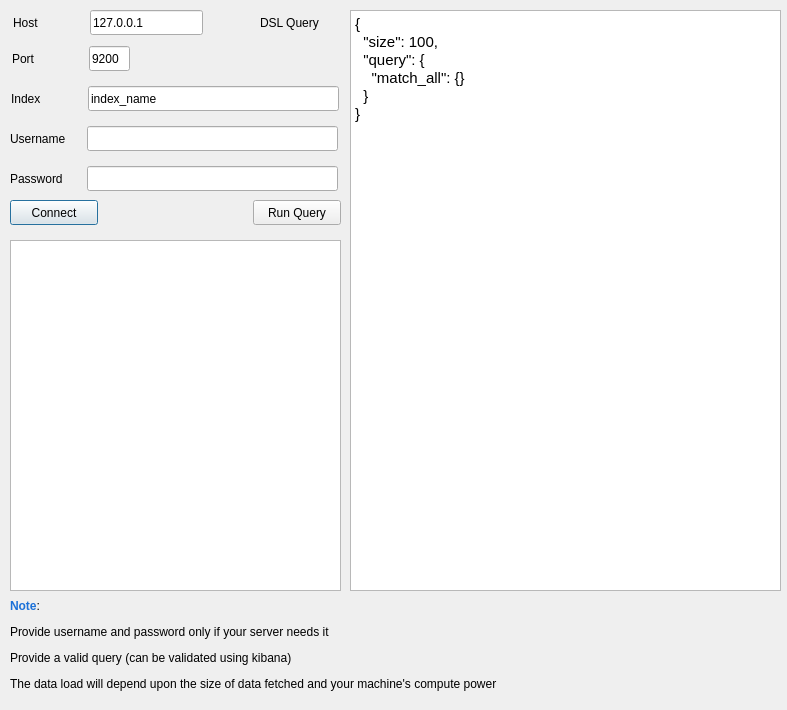
<?xml version="1.0" encoding="UTF-8"?>
<ui version="4.0">
 <class>Dialog</class>
 <widget class="QDialog" name="Dialog">
  <property name="geometry">
   <rect>
    <x>0</x>
    <y>0</y>
    <width>787</width>
    <height>710</height>
   </rect>
  </property>
  <property name="windowTitle">
   <string>Dialog</string>
  </property>
  <widget class="QLineEdit" name="Host">
   <property name="geometry">
    <rect>
     <x>90</x>
     <y>10</y>
     <width>113</width>
     <height>25</height>
    </rect>
   </property>
   <property name="toolTip">
    <string>Host</string>
   </property>
   <property name="inputMask">
    <string/>
   </property>
   <property name="text">
    <string>127.0.0.1</string>
   </property>
   <property name="maxLength">
    <number>32767</number>
   </property>
  </widget>
  <widget class="QPushButton" name="pushButton">
   <property name="geometry">
    <rect>
     <x>10</x>
     <y>200</y>
     <width>88</width>
     <height>25</height>
    </rect>
   </property>
   <property name="text">
    <string>Connect</string>
   </property>
  </widget>
  <widget class="QPushButton" name="pushButton_2">
   <property name="geometry">
    <rect>
     <x>253</x>
     <y>200</y>
     <width>88</width>
     <height>25</height>
    </rect>
   </property>
   <property name="text">
    <string>Run Query</string>
   </property>
  </widget>
  <widget class="QTextEdit" name="textEdit">
   <property name="geometry">
    <rect>
     <x>350</x>
     <y>10</y>
     <width>431</width>
     <height>581</height>
    </rect>
   </property>
   <property name="html">
    <string>&lt;!DOCTYPE HTML PUBLIC &quot;-//W3C//DTD HTML 4.0//EN&quot; &quot;http://www.w3.org/TR/REC-html40/strict.dtd&quot;&gt;
&lt;html&gt;&lt;head&gt;&lt;meta name=&quot;qrichtext&quot; content=&quot;1&quot; /&gt;&lt;style type=&quot;text/css&quot;&gt;
p, li { white-space: pre-wrap; }
&lt;/style&gt;&lt;/head&gt;&lt;body style=&quot; font-family:'Ubuntu'; font-size:11pt; font-weight:400; font-style:normal;&quot;&gt;
&lt;p style=&quot; margin-top:0px; margin-bottom:0px; margin-left:0px; margin-right:0px; -qt-block-indent:0; text-indent:0px;&quot;&gt;{&lt;/p&gt;
&lt;p style=&quot; margin-top:0px; margin-bottom:0px; margin-left:0px; margin-right:0px; -qt-block-indent:0; text-indent:0px;&quot;&gt;  &amp;quot;size&amp;quot;: 100, &lt;/p&gt;
&lt;p style=&quot; margin-top:0px; margin-bottom:0px; margin-left:0px; margin-right:0px; -qt-block-indent:0; text-indent:0px;&quot;&gt;  &amp;quot;query&amp;quot;: {&lt;/p&gt;
&lt;p style=&quot; margin-top:0px; margin-bottom:0px; margin-left:0px; margin-right:0px; -qt-block-indent:0; text-indent:0px;&quot;&gt;    &amp;quot;match_all&amp;quot;: {}&lt;/p&gt;
&lt;p style=&quot; margin-top:0px; margin-bottom:0px; margin-left:0px; margin-right:0px; -qt-block-indent:0; text-indent:0px;&quot;&gt;  }&lt;/p&gt;
&lt;p style=&quot; margin-top:0px; margin-bottom:0px; margin-left:0px; margin-right:0px; -qt-block-indent:0; text-indent:0px;&quot;&gt;}&lt;/p&gt;&lt;/body&gt;&lt;/html&gt;</string>
   </property>
  </widget>
  <widget class="QLabel" name="label_2">
   <property name="geometry">
    <rect>
     <x>13</x>
     <y>14</y>
     <width>66</width>
     <height>17</height>
    </rect>
   </property>
   <property name="text">
    <string>Host</string>
   </property>
  </widget>
  <widget class="QLineEdit" name="Host_2">
   <property name="geometry">
    <rect>
     <x>89</x>
     <y>46</y>
     <width>41</width>
     <height>25</height>
    </rect>
   </property>
   <property name="toolTip">
    <string>Host</string>
   </property>
   <property name="inputMask">
    <string/>
   </property>
   <property name="text">
    <string>9200</string>
   </property>
   <property name="maxLength">
    <number>32767</number>
   </property>
  </widget>
  <widget class="QLabel" name="label_3">
   <property name="geometry">
    <rect>
     <x>12</x>
     <y>50</y>
     <width>66</width>
     <height>17</height>
    </rect>
   </property>
   <property name="text">
    <string>Port</string>
   </property>
  </widget>
  <widget class="QLineEdit" name="Host_3">
   <property name="geometry">
    <rect>
     <x>88</x>
     <y>86</y>
     <width>251</width>
     <height>25</height>
    </rect>
   </property>
   <property name="toolTip">
    <string>Host</string>
   </property>
   <property name="inputMask">
    <string/>
   </property>
   <property name="text">
    <string>index_name</string>
   </property>
   <property name="maxLength">
    <number>32767</number>
   </property>
  </widget>
  <widget class="QLabel" name="label_4">
   <property name="geometry">
    <rect>
     <x>11</x>
     <y>90</y>
     <width>66</width>
     <height>17</height>
    </rect>
   </property>
   <property name="text">
    <string>Index</string>
   </property>
  </widget>
  <widget class="QLabel" name="label_5">
   <property name="geometry">
    <rect>
     <x>260</x>
     <y>14</y>
     <width>81</width>
     <height>17</height>
    </rect>
   </property>
   <property name="text">
    <string>DSL Query</string>
   </property>
  </widget>
  <widget class="QTextBrowser" name="textBrowser">
   <property name="geometry">
    <rect>
     <x>10</x>
     <y>240</y>
     <width>331</width>
     <height>351</height>
    </rect>
   </property>
  </widget>
  <widget class="QLineEdit" name="Host_4">
   <property name="geometry">
    <rect>
     <x>87</x>
     <y>166</y>
     <width>251</width>
     <height>25</height>
    </rect>
   </property>
   <property name="toolTip">
    <string>Host</string>
   </property>
   <property name="inputMask">
    <string/>
   </property>
   <property name="text">
    <string/>
   </property>
   <property name="maxLength">
    <number>32767</number>
   </property>
  </widget>
  <widget class="QLabel" name="label_6">
   <property name="geometry">
    <rect>
     <x>10</x>
     <y>170</y>
     <width>71</width>
     <height>17</height>
    </rect>
   </property>
   <property name="text">
    <string>Password</string>
   </property>
  </widget>
  <widget class="QLabel" name="label">
   <property name="geometry">
    <rect>
     <x>10</x>
     <y>590</y>
     <width>761</width>
     <height>111</height>
    </rect>
   </property>
   <property name="text">
    <string>&lt;html&gt;&lt;head/&gt;&lt;body&gt;&lt;p&gt;&lt;span style=&quot; font-weight:600; color:#1c71d8;&quot;&gt;Note&lt;/span&gt;:&lt;/p&gt;&lt;p&gt;&lt;span style=&quot; font-size:9pt;&quot;&gt;Provide username and password only if your server needs it&lt;/span&gt;&lt;/p&gt;&lt;p&gt;&lt;span style=&quot; font-size:9pt;&quot;&gt;Provide a valid query (can be validated using kibana)&lt;/span&gt;&lt;/p&gt;&lt;p&gt;&lt;span style=&quot; font-size:9pt;&quot;&gt;The data load will depend upon the size of data fetched and your machine's compute power&lt;/span&gt;&lt;/p&gt;&lt;/body&gt;&lt;/html&gt;</string>
   </property>
  </widget>
  <widget class="QLineEdit" name="Host_5">
   <property name="geometry">
    <rect>
     <x>87</x>
     <y>126</y>
     <width>251</width>
     <height>25</height>
    </rect>
   </property>
   <property name="toolTip">
    <string>Host</string>
   </property>
   <property name="inputMask">
    <string/>
   </property>
   <property name="text">
    <string/>
   </property>
   <property name="maxLength">
    <number>32767</number>
   </property>
  </widget>
  <widget class="QLabel" name="label_7">
   <property name="geometry">
    <rect>
     <x>10</x>
     <y>130</y>
     <width>71</width>
     <height>17</height>
    </rect>
   </property>
   <property name="text">
    <string>Username</string>
   </property>
  </widget>
 </widget>
 <resources/>
 <connections/>
</ui>
